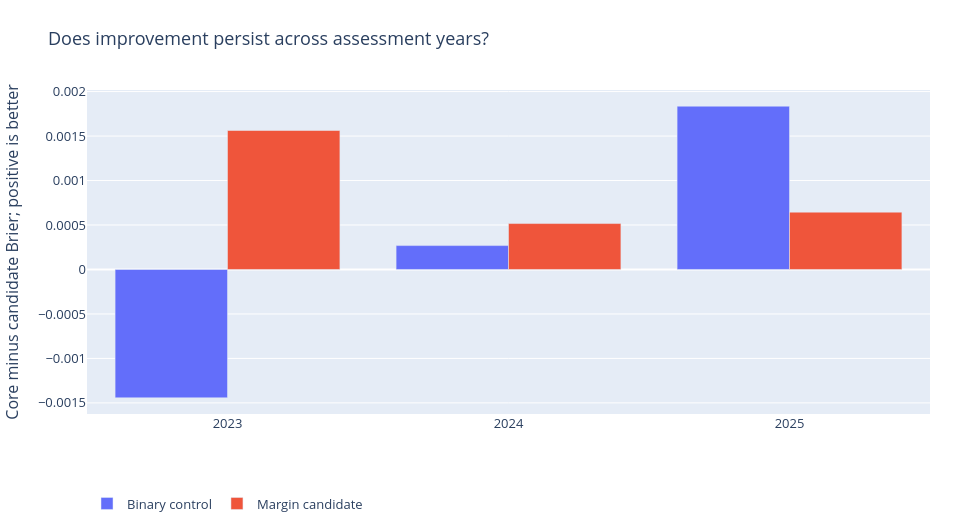

Notebook code for this chart:
### Code cell
years = pd.DataFrame(w['years'])
display(years)
chart('women_robustness_years', 'Does improvement persist across assessment years?', years.year.tolist(), {'Binary control': (years.core-years.binary).tolist(), 'Margin candidate': (years.core-years.margin).tolist()}, 'Core minus candidate Brier; positive is better')

### Figure 1 — Plotly figure (JSON) as saved in the notebook; plotly's stock layout.template omitted (floating-point values rounded to 4 significant figures)
{"data": [{"name": "Binary control", "type": "bar", "x": ["2023", "2024", "2025"], "y": [-0.001443, 0.0002685, 0.001836]}, {"name": "Margin candidate", "type": "bar", "x": ["2023", "2024", "2025"], "y": [0.001562, 0.0005162, 0.0006443]}], "layout": {"barmode": "group", "font": {"size": 13}, "height": 530, "legend": {"orientation": "h", "y": -0.23}, "margin": {"b": 100, "l": 80, "r": 30, "t": 90}, "title": {"text": "Does improvement persist across assessment years?"}, "width": 960, "xaxis": {"type": "category"}, "yaxis": {"title": {"text": "Core minus candidate Brier; positive is better"}}}}
